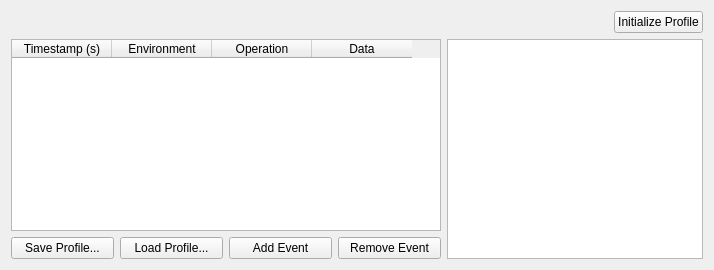
      <widget class="QWidget" name="profile_tab">
       <attribute name="title">
        <string>Test Profile</string>
       </attribute>
       <layout class="QVBoxLayout" name="verticalLayout_9">
        <item>
         <layout class="QHBoxLayout" name="initialize_profile_layout">
          <item>
           <spacer name="initialize_profile_spacer">
            <property name="orientation">
             <enum>Qt::Horizontal</enum>
            </property>
            <property name="sizeHint" stdset="0">
             <size>
              <width>40</width>
              <height>20</height>
             </size>
            </property>
           </spacer>
          </item>
          <item>
           <widget class="QPushButton" name="initialize_profile_button">
            <property name="toolTip">
             <string>Stores the test timeline information to the controller and proceeds to the next tab.</string>
            </property>
            <property name="text">
             <string>Initialize Profile</string>
            </property>
           </widget>
          </item>
         </layout>
        </item>
        <item>
         <layout class="QHBoxLayout" name="profile_definition_layout">
          <item>
           <layout class="QVBoxLayout" name="profile_definition_table_layout">
            <item>
             <widget class="QTableWidget" name="profile_table">
              <property name="sizePolicy">
               <sizepolicy hsizetype="Minimum" vsizetype="Expanding">
                <horstretch>0</horstretch>
                <verstretch>0</verstretch>
               </sizepolicy>
              </property>
              <property name="minimumSize">
               <size>
                <width>430</width>
                <height>0</height>
               </size>
              </property>
              <column>
               <property name="text">
                <string>Timestamp (s)</string>
               </property>
               <property name="toolTip">
                <string>Time in seconds at which the event will occur.</string>
               </property>
              </column>
              <column>
               <property name="text">
                <string>Environment</string>
               </property>
               <property name="toolTip">
                <string>Environment in which the event will occur.</string>
               </property>
              </column>
              <column>
               <property name="text">
                <string>Operation</string>
               </property>
               <property name="toolTip">
                <string>Operation to perform when the specified time is reached.</string>
               </property>
              </column>
              <column>
               <property name="text">
                <string>Data</string>
               </property>
               <property name="toolTip">
                <string>Any additional data needed by the operation.</string>
               </property>
              </column>
             </widget>
            </item>
            <item>
             <layout class="QHBoxLayout" name="profile_button_layout">
              <item>
               <widget class="QPushButton" name="save_profile_button">
                <property name="toolTip">
                 <string>Saves the current test timeline to an Excel spreadsheet.</string>
                </property>
                <property name="text">
                 <string>Save Profile...</string>
                </property>
               </widget>
              </item>
              <item>
               <widget class="QPushButton" name="load_profile_button">
                <property name="toolTip">
                 <string>Loads a test timeline from an Excel Spreadsheet.</string>
                </property>
                <property name="text">
                 <string>Load Profile...</string>
                </property>
               </widget>
              </item>
              <item>
               <widget class="QPushButton" name="add_profile_event_button">
                <property name="toolTip">
                 <string>Adds a new event to the test timeline that will be automatically executed.</string>
                </property>
                <property name="text">
                 <string>Add Event</string>
                </property>
               </widget>
              </item>
              <item>
               <widget class="QPushButton" name="remove_profile_event_button">
                <property name="toolTip">
                 <string>Removes the selected event from the test timeline.</string>
                </property>
                <property name="text">
                 <string>Remove Event</string>
                </property>
               </widget>
              </item>
             </layout>
            </item>
           </layout>
          </item>
          <item>
           <widget class="PlotWidget" name="profile_timeline_plot">
            <property name="backgroundBrush">
             <brush brushstyle="NoBrush">
              <color alpha="255">
               <red>255</red>
               <green>255</green>
               <blue>255</blue>
              </color>
             </brush>
            </property>
            <property name="foregroundBrush">
             <brush brushstyle="NoBrush">
              <color alpha="255">
               <red>0</red>
               <green>0</green>
               <blue>0</blue>
              </color>
             </brush>
            </property>
           </widget>
          </item>
         </layout>
        </item>
       </layout>
      </widget>
